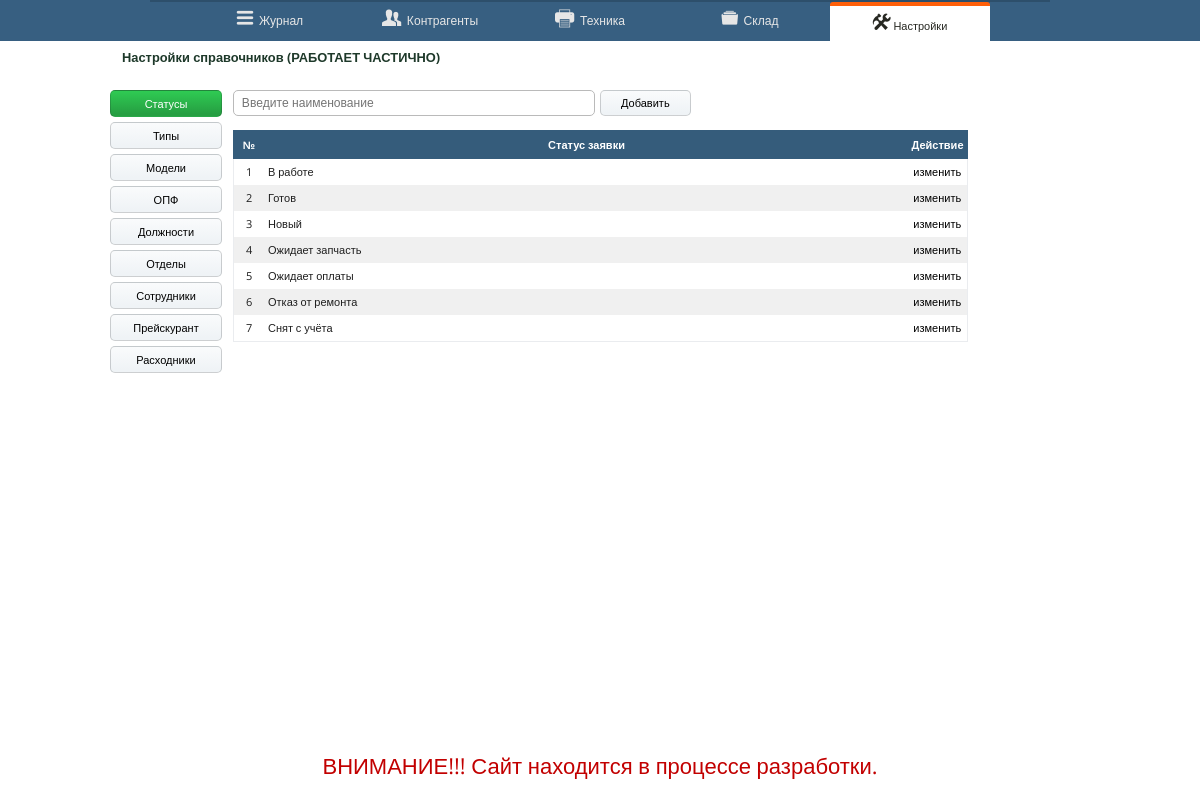
Page /?page=settings on the committed database.
### tables this page shows
CREATE TABLE `status` (
  `id` int(3) NOT NULL AUTO_INCREMENT,
  `name` varchar(255) NOT NULL,
  PRIMARY KEY (`id`)
);

### index.php (called while the page is built, shortened)
<?php
include_once ('layout/clienteditget.php');
include_once ('layout/header.php');
include_once("layout/$page.php");
include_once('layout/footer.php');
?>

### layout/settings.php (the view, shortened to what this page needs)
<?php
if (isset($_GET['target'])){
    $target = $_GET['target'];
    switch ( $target) {
        case 'status':
        $nm = 'Статус заявки';
        $pholder ='Введите наименование';
        $b1 = 'sel';
        $b2 = '';
        $b3 = '';
        $b4 = '';
        $b5 = '';
        $b6 = '';
        $b7 = '';
        $b8 = '';
        $b9 = '';
        break;
        case 'type':
        $nm = 'Тип устройства';
        $pholder ='Введите наименование';
        $b1 = '';
        $b2 = 'sel';
        $b3 = '';
        $b4 = '';
        $b5 = '';
        $b6 = '';
        $b7 = '';
        $b8 = '';
        $b9 = '';
        break;
        case 'opf':
        $nm = 'Организационно правовая форма';
        $pholder ='Введите наименование';
        $b1 = '';
        $b2 = '';
        $b3 = 'sel';
        $b4 = '';
        $b5 = '';
        $b6 = '';
        $b7 = '';
        $b8 = '';
        $b9 = '';
        break;
        case 'prof':
        $nm = 'Наименование должности';
        $pholder ='Введите наименование';
        $b1 = '';
        $b2 = '';
        $b3 = '';
        $b4 = 'sel';
        $b5 = '';
        $b6 = '';
        $b7 = '';
        $b8 = '';
        $b9 = '';
        break;
        case 'depart':
        $nm = 'Наименование отдела';
        $pholder ='Введите наименование';
        $b1 = '';
        $b2 = '';
        $b3 = '';
        $b4 = '';
        $b5 = 'sel';
        $b6 = '';
        $b7 = '';
        $b8 = '';
        $b9 = '';
        break;
        case 'work':
        $nm = 'Вид работ';
        $pholder ='Введите наименование';
        $b1 = '';
        $b2 = '';
        $b3 = '';
        $b4 = '';
        $b5 = '';
        $b6 = 'sel';
        $b7 = '';
        $b8 = '';
        $b9 = '';
        break;
        case 'master':
        $nm = 'Сотрудник';
        $pholder ='Ф.И.О. сотрудника';
        $b1 = '';
        $b2 = '';
        $b3 = '';
        $b4 = '';
        $b5 = '';
        $b6 = '';
        $b7 = 'sel';
        $b8 = '';
        $b9 = '';
        break;
        case 'zip':
        $nm = 'Номенклатура';
        $pholder ='Введите наименование';
        $b1 = '';
        $b2 = '';
        $b3 = '';
        $b4 = '';
        $b5 = '';
        $b6 = '';
        $b7 = '';
        $b8 = 'sel';
        $b9 = '';
        break;
        case 'model':
        $nm = 'Модели техники';
        $pholder ='Введите наименование';
        $b1 = '';
        $b2 = '';
        $b3 = '';
        $b4 = '';
        $b5 = '';
        $b6 = '';
        $b7 = '';
        $b8 = '';
        $b9 = 'sel';
        break;
        default:
        $target = 'status';
        $nm = 'Статус заявки';
        $pholder ='Введите наименование';
        $b1 = 'sel';
        $b2 = '';
        $b3 = '';
        $b4 = '';
        $b5 = '';
        $b6 = '';
        $b7 = '';
        $b8 = '';
        $b9 = '';
        break;
    }
}else{
    $nm = 'Статус заявки';
    $target = 'status';
    $pholder ='Введите наименование';
    $b1 = 'sel';
    $b2 = '';
    $b3 = '';
    $b4 = '';
    $b5 = '';
    $b6 = '';
    $b7 = '';
    $b8 = '';
    $b9 = '';
}
?>
<div class="container">
    <?php if(isset($_GET['page'])){$page = $_GET['page'];} ?>
    <div id="content">
        <div class="row">
            <div class="col-1-8">
            <ul class="settings-link-list">
                <li>
            <a href="?page=<?php echo $page ?>&target=status" class="btn <?php echo $b1 ?> ">Статусы</a>
                </li>
                  <li>
            <a href="?page=<?php echo $page?>&target=type" class="btn <?php echo $b2 ?>">Типы</a>
                </li>
                 <li>
            <a href="?page=<?php echo $page?>&target=model" class="btn <?php echo $b9 ?>">Модели</a>
                </li>
                  <li>
            <a href="?page=<?php echo $page?>&target=opf" class="btn <?php echo $b3 ?>">ОПФ</a>
                </li>
                  <li>
            <a href="?page=<?php echo $page?>&target=prof" class="btn <?php echo $b4 ?>">Должности</a>
                </li>
                  <li>
            <a href="?page=<?php echo $page?>&target=depart" class="btn <?php echo $b5 ?>">Отделы</a>
                </li>
                  <li>
            <a href="?page=<?php echo $page?>&target=master" class="btn <?php echo $b7 ?>">Сотрудники</a>
                </li>
                  <li>
            <a href="?page=<?php echo $page?>&target=work" class="btn <?php echo $b6 ?>">Прейскурант</a>
                </li>
                  <li>
            <a href="?page=<?php echo $page?>&target=zip" class="btn <?php echo $b8 ?>">Расходники</a>
                </li>
            </ul>
            </div>
        <div class="col-6-8">
        <div class="row40">
                        <form action="" method="POST" >
                        <div class="col-4-8">
                            <input class="inputfield" type="text" name="name" placeholder=" <?php echo $pholder; ?>">
                        </div>
                            <?php
                            include ('components/db_connection.php');
                            ?>
                        <div class="col-1-8">
                            <button type="submit" name="submitsettings">Добавить</button>
                        </div>
                        </form>
            </div>
    <div class="row">
    <div class="col-8-8">
        <div class="tabl">
        <table>
            <?php
            if ($target !== 'master' && $target !== 'model'){
                $query = "SELECT * FROM {$target} ORDER BY name";
                if ($stmt = $mysqli->prepare($query)){
                    $stmt->execute();
                    $stmt->bind_result($id,$name);
                    $i=0;
                    echo "<tr>";
                    echo "<th class='fst'>№</th>";
                    echo "<th>$nm</th>";
                    echo "<th>Действие</th>";
                    echo "</tr>";
                    while ($stmt->fetch()){
                        $i++;
                        echo "<tr>";
                        echo "<td class='fst'>{$i}</td>";
                        echo "<td>{$name}</td>";
                        echo "<td id='edit'><a href='?page={$page}&target={$target}&edit={$id}'>изменить</a></td>";
                        echo "</tr>";
                    }
                }
        }
        ?>
    </table>
</div>
</div>
</div>
</div>
</div>
</div>
</div>

### css/form.css (style rules this page uses)
html { height: 100%; }
a { padding: 0; margin: 0; }
.settings-link-list { padding: 0; margin: 0; list-style: none; }
.settings-link-list li { margin-bottom: 5px; }
.settings-link-list .btn { width: 70px; }
body { width: 100%; color: #1F1F1F; font-family: 'Open Sans', sans-serif; font-size: 11px; margin: 0; padding: 0; }
.btn { background-image: linear-gradient(-180deg, #fafbfc 0%, #eff3f6 90%); text-align: center; }
table { font-size: 100%; }
table tr { background-color: #fff ; }
table tr:nth-child(1n) { background-color: #F0F0F0 ; }
table tr:nth-child(2n) { background-color: #FFF ; }
.sel { color: #fff; background-image: linear-gradient(-180deg, #2fcb53 0%, #269f42 90%); border-color: rgba(27,31,35,0.5); }
button { background-image: linear-gradient(-180deg, #fafbfc 0%, #eff3f6 90%); display: inline-block; border: 1px solid rgba(27,31,35,0.2); border-radius: 5px; font-size: 100%; cursor: pointer; text-align: center; max-width: 250px; padding: 6px 20px; }
.btn { display: inline-block; border: 1px solid rgba(27,31,35,0.2); border-radius: 5px; cursor: pointer; text-align: center; max-width: 250px; padding: 5px 20px; }
a { text-decoration: none; color: #000 }
.row { width: 100%; height: 50px; display: block; margin-bottom: 5px; }
.row40 { width: 100%; height: 40px; }
.col-1-8 { width: 12.5%; display: inline-block; padding: 0; margin: 0; height: 100%; float: left; }
.col-4-8 { width: 50%; display: inline-block; padding: 0; margin: 0; height: 100%; float: left; }
.col-6-8 { width: 75%; display: inline-block; padding: 0; margin: 0; height: 100%; float: left; }
.col-8-8 { width: 100%; display: inline-block; padding: 0; margin: 0; height: 100%; float: left; }
.inputfield { display: inline-block; float: left; border: 1px solid #BABABA; border-radius: 5px; font-size: 110%; background-color: #fff; padding: 5px 0 5px 5px ; margin-bottom: 5px; width: calc(100% - 12px); }
.tabl { width: 100%; height: 75vh; overflow-y: auto; }
table { vertical-align: top; border: 1px solid #eaecef; border-collapse: collapse; padding: 20px; width: 100%; }
table th { background-color: #355C7B; color: #fff; padding: 6px 3px; border-top: 1px solid #355C7B ; border-left: 1px solid #355C7B ; border-bottom: 1px solid #355C7B; }
table th:last-child { border-right: 1px solid #355C7B ; }
table td { padding: 3px 3px; line-height: 20px; }
.container { width: 980px; margin: auto; }
#content { display: block; margin-top: 90px; width: 100%; }
.fst { text-align: center; width: 25px; }
#edit { width: 50px; text-align: center; }

### rows in the picture
status: name "В работе"
status: name "Готов"
status: name "Новый"
status: name "Ожидает запчасть"
status: name "Ожидает оплаты"
status: name "Отказ от ремонта"
status: name "Снят с учёта"

### other values in the picture
$page_title "Настройки справочников (РАБОТАЕТ ЧАСТИЧНО)"
$nm "Статус заявки"
